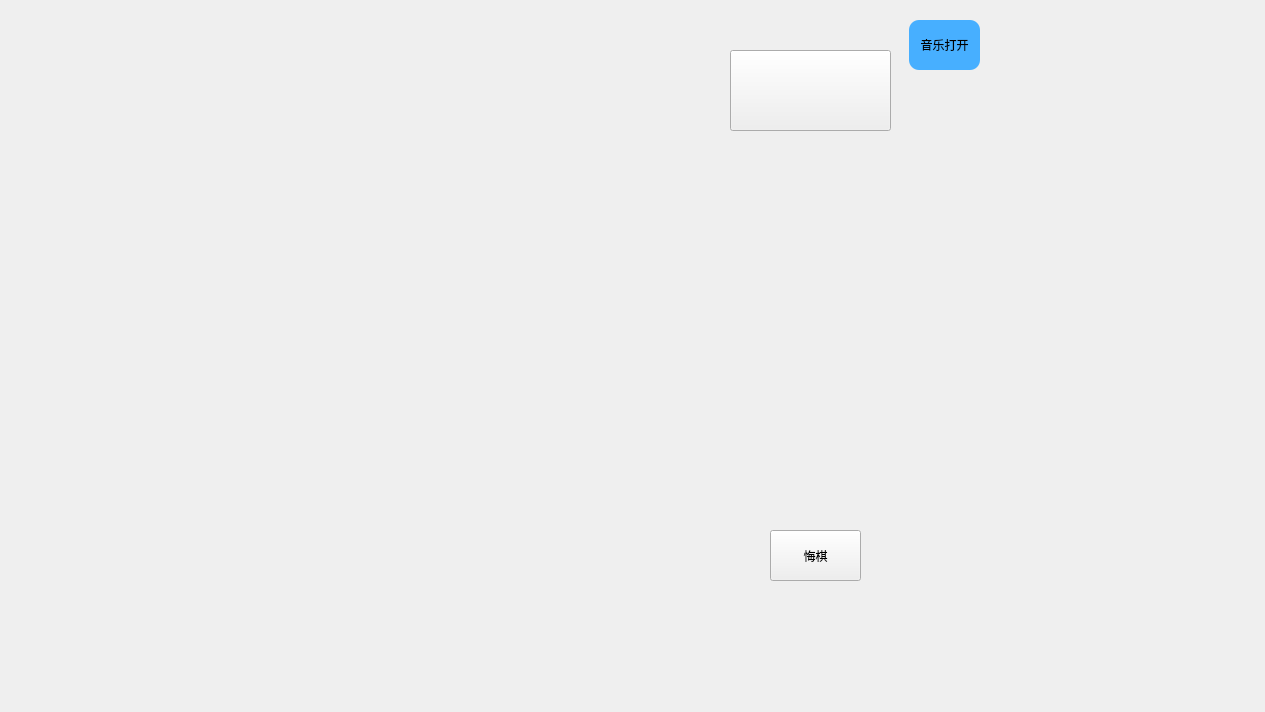
<?xml version="1.0" encoding="UTF-8"?>
<ui version="4.0">
 <class>Gamescene</class>
 <widget class="QWidget" name="Gamescene">
  <property name="geometry">
   <rect>
    <x>0</x>
    <y>0</y>
    <width>1265</width>
    <height>712</height>
   </rect>
  </property>
  <property name="windowTitle">
   <string>Form</string>
  </property>
  <property name="styleSheet">
   <string notr="true"/>
  </property>
  <widget class="QPushButton" name="pushButton">
   <property name="geometry">
    <rect>
     <x>730</x>
     <y>50</y>
     <width>161</width>
     <height>81</height>
    </rect>
   </property>
   <property name="styleSheet">
    <string notr="true"/>
   </property>
   <property name="text">
    <string/>
   </property>
  </widget>
  <widget class="QPushButton" name="pushButton_2">
   <property name="geometry">
    <rect>
     <x>909</x>
     <y>20</y>
     <width>71</width>
     <height>50</height>
    </rect>
   </property>
   <property name="sizePolicy">
    <sizepolicy hsizetype="Minimum" vsizetype="Minimum">
     <horstretch>0</horstretch>
     <verstretch>0</verstretch>
    </sizepolicy>
   </property>
   <property name="minimumSize">
    <size>
     <width>50</width>
     <height>50</height>
    </size>
   </property>
   <property name="cursor">
    <cursorShape>PointingHandCursor</cursorShape>
   </property>
   <property name="styleSheet">
    <string notr="true">QPushButton
{
	color:black;

	font: 15pt &quot;华文行楷&quot;;

	background-color:#47afff;

	border-radius:10px;
}

QPushButton:hover
{
	color:black;

	font: 15pt &quot;华文行楷&quot;;

	background-color:#99d8ff;

   border-radius:10px;
}</string>
   </property>
   <property name="text">
    <string>音乐打开</string>
   </property>
   <property name="checkable">
    <bool>true</bool>
   </property>
   <property name="checked">
    <bool>true</bool>
   </property>
   <property name="autoExclusive">
    <bool>true</bool>
   </property>
  </widget>
  <widget class="QPushButton" name="pushButton_3">
   <property name="geometry">
    <rect>
     <x>770</x>
     <y>530</y>
     <width>91</width>
     <height>51</height>
    </rect>
   </property>
   <property name="text">
    <string>悔棋</string>
   </property>
  </widget>
 </widget>
 <resources/>
 <connections/>
</ui>
